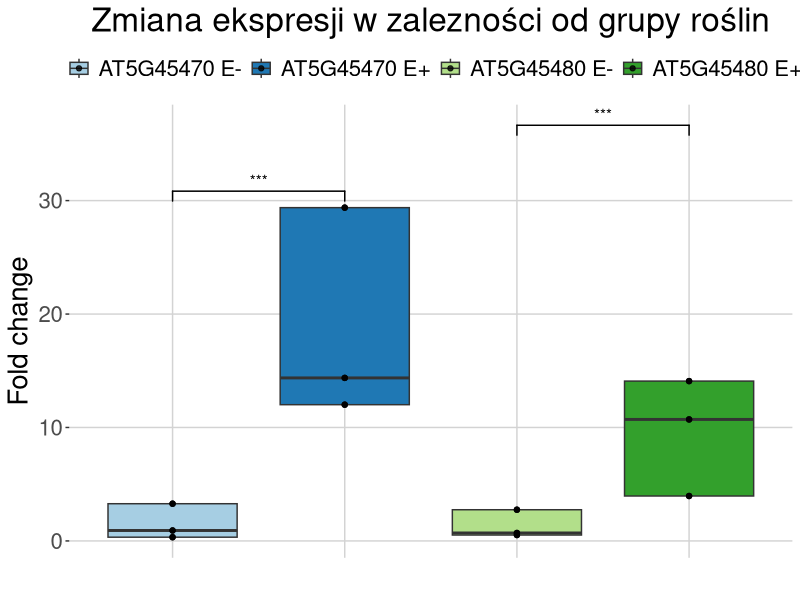
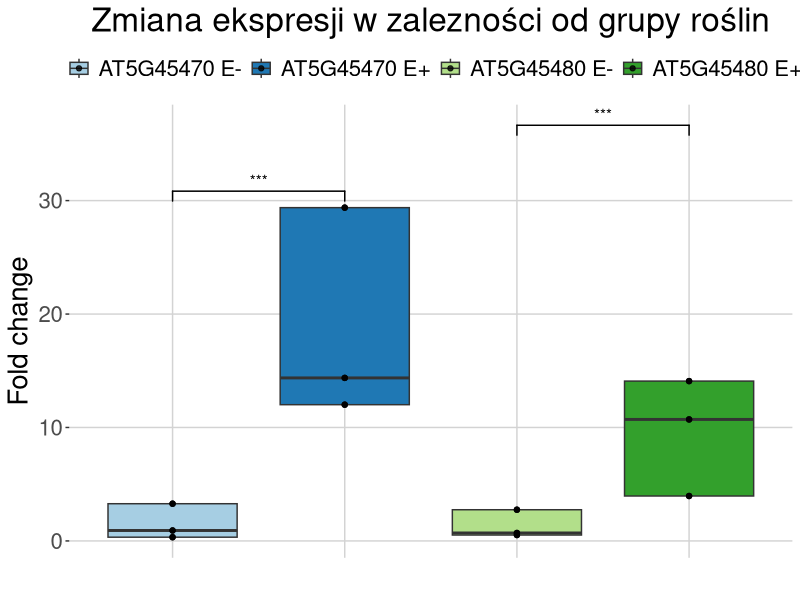

Here is the R script that generated these plots, in order:
## ---- chunk 1
library(ggplot2)
library(ggsignif)
## ---- chunk 2
plant <- c(rep("AT5G45470 E-", 9), rep("AT5G45470 E+", 9), rep("AT5G45480 E-", 9), rep("AT5G45480 E+", 9))
fold.change <- c(3.28, 3.28, 3.28, 0.33, 0.33, 0.33, 0.92, 0.92, 0.92, 12.01, 12.01, 12.01, 29.38, 29.38, 29.38, 14.37, 14.37, 14.37, 0.52, 0.52, 0.52, 0.7, 0.7, 0.7, 2.75, 2.75, 2.75, 10.71, 10.71, 10.71, 14.09, 14.09, 14.09, 3.96, 3.96, 3.96)
df <- data.frame(plant, fold.change)
df
## ---- chunk 3
qpcr_plot <- ggplot(df, aes(x = plant, y = fold.change, fill = plant)) +
  geom_boxplot(outlier.size = 0.5, outlier.colour = "red") +
  ggtitle("Zmiana ekspresji w zalezności od grupy roślin") +
  geom_point(alpha=0.8) +
  labs(x = "", y = "Fold change") +
  scale_fill_manual(values = c("#A6CEE3", "#1F78B4", "#B2DF8A", "#33A02C"),
                    name = "") +
  geom_signif(comparisons = list(c("AT5G45470 E-", "AT5G45470 E+"), c("AT5G45480 E-","AT5G45480 E+")), map_signif_level = T,  test="t.test", step_increase = 0.2) +
  theme(legend.position = "top", text = element_text(size = 20)) +
  theme(plot.title = element_text(hjust = 0.5)) +
  theme(
      panel.background = element_rect(fill = "white"),  # Białe tło
      panel.grid.major = element_line(color = "lightgray", size = 0.5), # Szare linie siatki
      panel.grid.minor = element_blank(),  # Wyłącz linie siatki pomocniczej
      axis.text.x = element_blank(),
      axis.ticks.x = element_blank()
    )
qpcr_plot
## ---- chunk 4
ggsave(filename = 'pfaffl.png',plot = qpcr_plot, width = 12, height = 8)
## ---- chunk 5
anova <- aov(fold.change ~ plant)
summary(anova)
TukeyHSD(anova)
